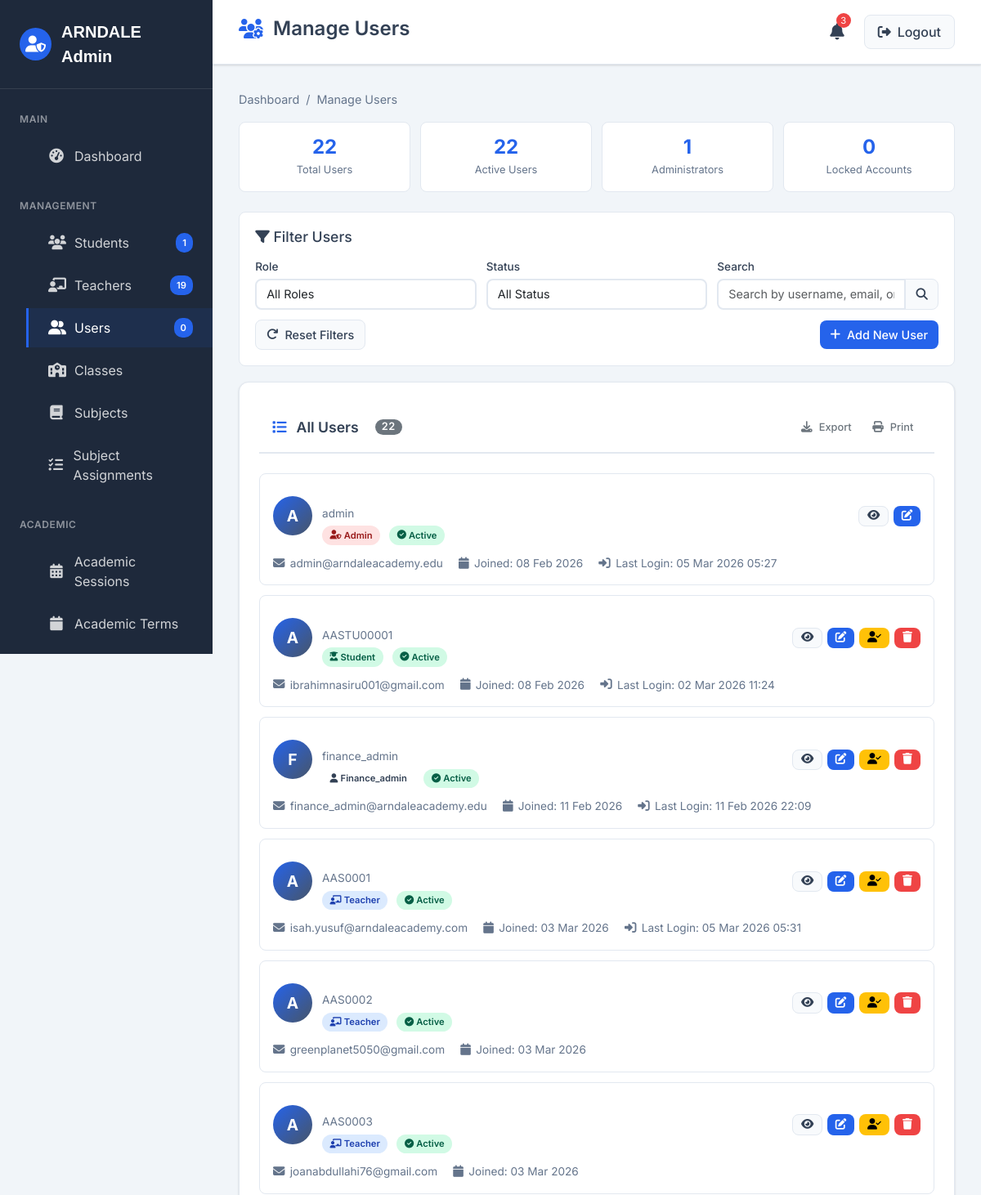
Page /admin/users (signed in, upper part) on the earlier database version.
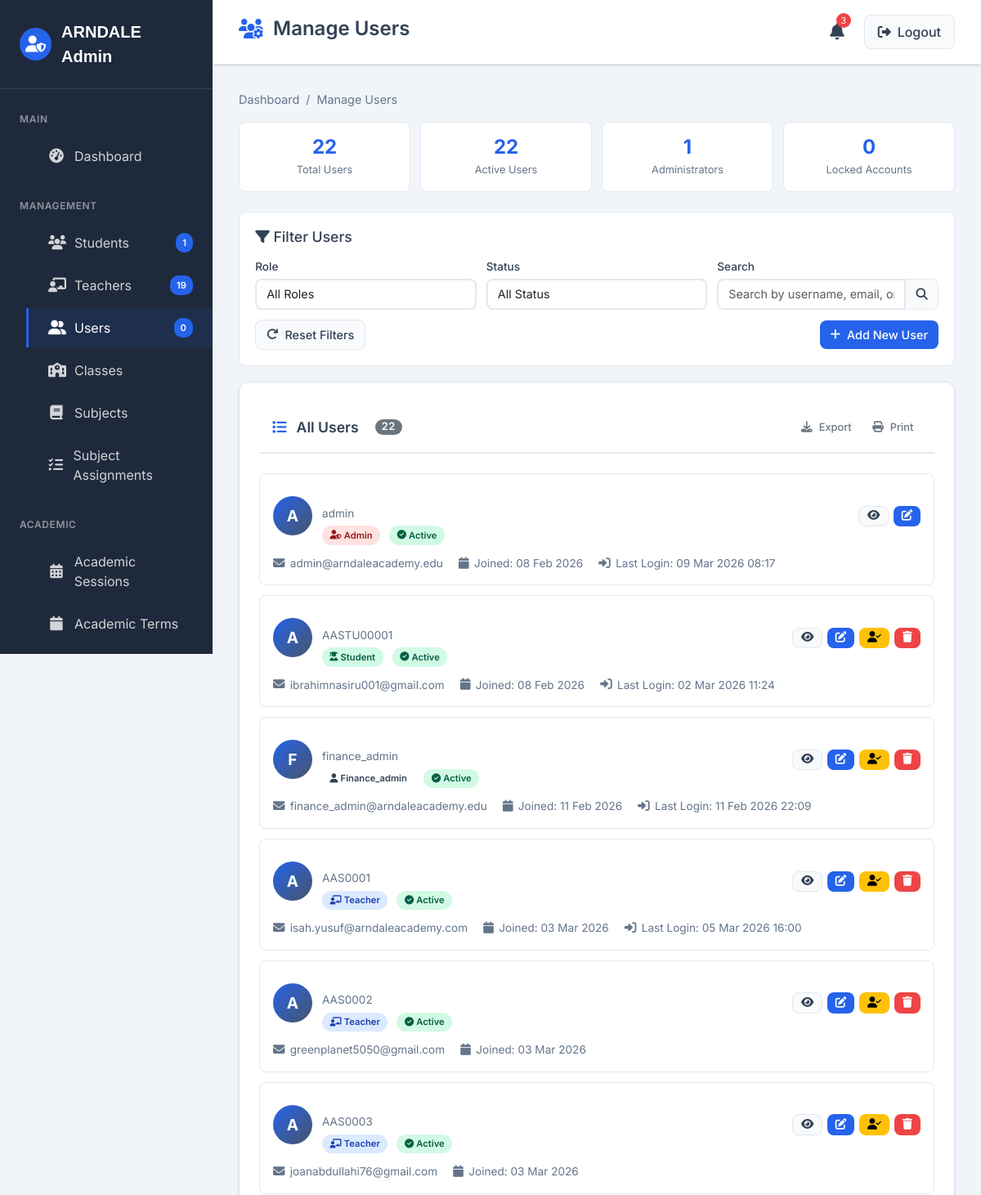
Same page on the later database version.
### models.py (models this page shows, shortened)
class User(db.Model, UserMixin):
    __tablename__ = 'users'
    id = db.Column(db.String(36), primary_key=True, default=lambda: str(uuid.uuid4()))
    username = db.Column(db.String(80), unique=True, nullable=False)
    email = db.Column(db.String(120), unique=True, nullable=False)
    password_hash = db.Column(db.String(200), nullable=False)
    role = db.Column(db.String(20), nullable=False)  # admin, teacher, student, parent
    is_active = db.Column(db.Boolean, default=True)
    created_at = db.Column(db.DateTime(timezone=True), default=datetime.now(timezone.utc))
    failed_login_attempts = db.Column(db.Integer, default=0)
    locked_until = db.Column(db.DateTime(timezone=True))
    last_login = db.Column(db.DateTime(timezone=True))
    student_profile = db.relationship('Student', back_populates='user', uselist=False, cascade='all, delete-orphan')
    teacher_profile = db.relationship('Teacher', back_populates='user', uselist=False, cascade='all, delete-orphan')
    parent_profile = db.relationship('Parent', back_populates='user', uselist=False, cascade='all, delete-orphan')
    audit_logs = db.relationship('AuditLog', back_populates='user', cascade='all, delete-orphan')
    security_logs = db.relationship('SecurityLog', back_populates='user', cascade='all, delete-orphan')
    generated_reports = db.relationship('ReportCard', back_populates='generator', foreign_keys='ReportCard.generated_by')

### routes/admin_routes.py (the view)
@admin_bp.route('/users')
@login_required
@admin_required
def manage_users():
    users = User.query.all()
    total_users = len(users)
    active_users = sum(1 for user in users if user.is_active)
    admin_count = sum(1 for user in users if user.role == 'admin')
    from datetime import datetime, timezone
    now = datetime.now(timezone.utc)
    locked_users = sum(1 for user in users if user.locked_until and user.locked_until > now)
    user_data = []
    for user in users:
        user_dict = {
            'id': user.id,
            'username': user.username,
            'email': user.email,
            'role': user.role,
            'is_active': user.is_active,
            'created_at': user.created_at,
            'last_login': user.last_login,
            'failed_login_attempts': user.failed_login_attempts,
            'locked_until': user.locked_until,
            'is_locked': user.locked_until and user.locked_until > now,
            'profile_name': get_user_profile_name(user)
        }
        user_data.append(user_dict)
    return render_template('admin/users.html',
                         users=user_data,
                         total_users=total_users,
                         active_users=active_users,
                         admin_count=admin_count,
                         locked_users=locked_users)

### templates/admin/users.html (shortened to what this page needs)
<!DOCTYPE html>
{% extends "admin/admin_base.html" %}
{% block page_title %}
<h1><i class="fas fa-users-cog"></i> Manage Users</h1>
{% endblock %}
{% block breadcrumb %}
<span class="separator">/</span>
<span>Manage Users</span>
{% endblock %}
{% block content %}
<div class="stats-summary">
    <div class="stat-item">
        <h4>{{ total_users }}</h4>
        <p>Total Users</p>
    </div>
    <div class="stat-item">
        <h4>{{ active_users }}</h4>
        <p>Active Users</p>
    </div>
    <div class="stat-item">
        <h4>{{ admin_count }}</h4>
        <p>Administrators</p>
    </div>
    <div class="stat-item">
        <h4>{{ locked_users }}</h4>
        <p>Locked Accounts</p>
    </div>
</div>
<div class="filters-container">
    <h4 class="mb-3"><i class="fas fa-filter"></i> Filter Users</h4>
    <div class="filter-row">
        <div class="filter-group">
            <label class="form-label">Role</label>
            <select class="form-control" id="filterRole">
                <option value="">All Roles</option>
            </select>
        </div>
        <div class="filter-group">
            <label class="form-label">Status</label>
            <select class="form-control" id="filterStatus">
                <option value="">All Status</option>
            </select>
        </div>
        <div class="filter-group">
            <label class="form-label">Search</label>
            <div class="input-group">
                <input type="text" class="form-control" id="searchInput" placeholder="Search by username, email, or name...">
                <button class="btn btn-secondary" id="searchBtn">
                    <i class="fas fa-search"></i>
                </button>
            </div>
        </div>
    </div>
    <div class="d-flex justify-content-between align-items-center">
        <div>
            <button class="btn btn-secondary" id="resetFiltersBtn">
                <i class="fas fa-redo"></i> Reset Filters
            </button>
        </div>
        <button class="btn btn-primary" id="addUserBtn">
            <i class="fas fa-plus"></i> Add New User
        </button>
    </div>
</div>
<div class="admin-card">
    <div class="card-header">
        <h3 class="card-title">
            <i class="fas fa-list"></i> All Users
            <span class="badge bg-secondary ms-2" id="userCount">{{ total_users }}</span>
        </h3>
        <div class="action-buttons">
            <button class="btn btn-outline-secondary" id="exportBtn">
                <i class="fas fa-download"></i> Export
            </button>
            <button class="btn btn-outline-secondary" id="printBtn">
                <i class="fas fa-print"></i> Print
            </button>
        </div>
    </div>
    {% if users %}
    <div id="usersList">
        {% for user in users %}
        <div class="user-card" data-role="{{ user.role }}"
             data-status="{{ 'active' if user.is_active else 'inactive' }}"
             data-locked="{{ 'true' if user.is_locked else 'false' }}">
            <div class="user-header">
                <div class="user-info">
                    <div class="user-avatar">
                        {{ user.username[0]|upper }}
                    </div>
                    <div class="user-details">
                        <h4>{{ user.profile_name }}</h4>
                        <div class="user-username">{{ user.username }}</div>
                        <div>
                            <span class="role-badge role-{{ user.role }}">
                                <i class="fas fa-{{ 'user-shield' if user.role == 'admin' else 'chalkboard-teacher' if user.role == 'teacher' else 'user-graduate' if user.role == 'student' else 'user-friends' if user.role == 'parent' else 'user' }}"></i>
                                {{ user.role|title }}
                            </span>
                            <span class="status-badge status-{{ 'active' if user.is_active else 'inactive' }}">
                                <i class="fas fa-{{ 'check-circle' if user.is_active else 'times-circle' }}"></i>
                                {{ 'Active' if user.is_active else 'Inactive' }}
                            </span>
                        </div>
                    </div>
                </div>
                <div class="action-buttons">
                    <button class="btn btn-sm btn-secondary view-user-btn"
                            data-id="{{ user.id }}"
                            title="View Details">
                        <i class="fas fa-eye"></i>
                    </button>
                    <button class="btn btn-sm btn-primary edit-user-btn"
                            data-id="{{ user.id }}"
                            title="Edit User">
                        <i class="fas fa-edit"></i>
                    </button>
                    {% if user.id != current_user.id %}
                    <button class="btn btn-sm btn-{{ 'warning' if user.is_active else 'success' }} toggle-user-btn"
                            data-id="{{ user.id }}"
                            data-active="{{ 'true' if user.is_active else 'false' }}"
                            title="{{ 'Deactivate' if user.is_active else 'Activate' }} User">
                        <i class="fas fa-user-{{ 'check' if user.is_active else 'times' }}"></i>
                    </button>
                    <button class="btn btn-sm btn-danger delete-user-btn"
                            data-id="{{ user.id }}"
                            data-username="{{ user.username }}"
                            title="Delete User">
                        <i class="fas fa-trash"></i>
                    </button>
                    {% endif %}
                </div>
            </div>
            <div class="user-meta">
                <div class="meta-item">
                    <i class="fas fa-envelope"></i>
                    <span>{{ user.email or 'No email' }}</span>
                </div>
                <div class="meta-item">
                    <i class="fas fa-calendar"></i>
                    <span>Joined: {{ user.created_at.strftime('%d %b %Y') if user.created_at else 'Unknown' }}</span>
                </div>
                {% if user.last_login %}
                <div class="meta-item">
                    <i class="fas fa-sign-in-alt"></i>
                    <span>Last Login: {{ user.last_login.strftime('%d %b %Y %H:%M') }}</span>
                </div>
                {% endif %}
            </div>
        </div>
        {% endfor %}
    </div>
    {% endif %}
</div>
{% endblock %}

### templates/admin/admin_base.html (shortened to what this page needs)
<!DOCTYPE html>
<html lang="en">
<head>
    <link rel="stylesheet" href="https://cdnjs.cloudflare.com/ajax/libs/normalize/8.0.1/normalize.min.css">
    <link rel="stylesheet" href="https://cdn.jsdelivr.net/npm/bootstrap-icons@1.11.3/font/bootstrap-icons.css">
    <link rel="stylesheet" href="https://cdnjs.cloudflare.com/ajax/libs/font-awesome/6.5.1/css/all.min.css">
    <link href="https://cdn.jsdelivr.net/npm/bootstrap@5.3.3/dist/css/bootstrap.min.css" rel="stylesheet">
</head>
<body>
    <div class="admin-container">
        <aside class="admin-sidebar" id="adminSidebar">
            <div class="sidebar-header">
                <div class="sidebar-logo">
                    <div class="logo-icon">
                        <i class="fas fa-user-shield"></i>
                    </div>
                    <div class="logo-text">ARNDALE Admin</div>
                </div>
            </div>
            <nav class="sidebar-menu">
                <div class="menu-title">Main</div>
                <ul class="menu-list">
                    <li class="menu-item">
                        <a href="{{ url_for('admin.dashboard') }}" class="menu-link {% if request.endpoint == 'admin.dashboard' %}active{% endif %}">
                            <i class="fas fa-tachometer-alt"></i>
                            <span>Dashboard</span>
                        </a>
                    </li>
                </ul>
                <div class="menu-title">Management</div>
                <ul class="menu-list">
                    <li class="menu-item">
                        <a href="{{ url_for('admin.manage_students') }}" class="menu-link {% if request.endpoint == 'admin.manage_students' %}active{% endif %}">
                            <i class="fas fa-users"></i>
                            <span>Students</span>
                            <span class="menu-badge" id="studentCount">0</span>
                        </a>
                    </li>
                    <li class="menu-item">
                        <a href="{{ url_for('admin.manage_teachers') }}" class="menu-link {% if request.endpoint == 'admin.manage_teachers' %}active{% endif %}">
                            <i class="fas fa-chalkboard-teacher"></i>
                            <span>Teachers</span>
                            <span class="menu-badge" id="teacherCount">0</span>
                        </a>
                    </li>
                    <li class="menu-item">
                        <a href="{{ url_for('admin.manage_users') }}" class="menu-link {% if request.endpoint == 'admin.manage_users' %}active{% endif %}">
                            <i class="fas fa-user-friends"></i>
                            <span>Users</span>
                            <span class="menu-badge" id="userCount">0</span>
                        </a>
                    </li>
                    <li class="menu-item">
                        <a href="{{ url_for('admin.manage_classes') }}" class="menu-link {% if request.endpoint == 'admin.manage_classes' %}active{% endif %}">
                            <i class="fas fa-school"></i>
                            <span>Classes</span>
                        </a>
                    </li>
                    <li class="menu-item">
                        <a href="{{ url_for('admin.manage_subjects') }}" class="menu-link {% if request.endpoint == 'admin.manage_subjects' %}active{% endif %}">
                            <i class="fas fa-book"></i>
                            <span>Subjects</span>
                        </a>
                    </li>
                    <li class="menu-item">
                        <a href="{{ url_for('admin.manage_subject_assignments') }}" class="menu-link {% if request.endpoint == 'admin.manage_subject_assignments' %}active{% endif %}">
                            <i class="fas fa-tasks"></i>
                            <span>Subject Assignments</span>
                        </a>
                    </li>
                </ul>
                <div class="menu-title">Academic</div>
                <ul class="menu-list">
                    <li class="menu-item">
                        <a href="{{ url_for('admin.manage_academic_sessions') }}" class="menu-link {% if request.endpoint == 'admin.manage_academic_sessions' %}active{% endif %}">
                            <i class="fas fa-calendar-alt"></i>
                            <span>Academic Sessions</span>
                        </a>
                    </li>
                    <li class="menu-item">
                        <a href="{{ url_for('admin.manage_academic_terms') }}" class="menu-link {% if request.endpoint == 'admin.manage_academic_terms' %}active{% endif %}">
                            <i class="fas fa-calendar"></i>
                            <span>Academic Terms</span>
                        </a>
                    </li>
                    <li class="menu-item">
                        <a href="{{ url_for('admin.assessment_approvals') }}" class="menu-link {% if request.endpoint == 'admin.assessment_approvals' %}active{% endif %}">
                        </a>
                    </li>
                </ul>
            </nav>
        </aside>
        <main class="admin-main">
            <header class="admin-header">
                <div class="header-content">
                    <div class="header-left">
                        <div class="header-title">
                            {% block page_title %}{% endblock %}
                        </div>
                    </div>
                    <div class="header-actions">
                        <button class="notification-btn" id="notificationBtn">
                            <i class="fas fa-bell"></i>
                            <span class="notification-badge">3</span>
                        </button>
                        <a href="{{ url_for('auth.logout') }}" class="logout-btn">
                            <i class="fas fa-sign-out-alt"></i>
                            Logout
                        </a>
                    </div>
                </div>
            </header>
            <div class="admin-content">
                <div class="breadcrumb">
                    <a href="{{ url_for('admin.dashboard') }}">Dashboard</a>
                    {% block breadcrumb %}{% endblock %}
                </div>
                {% block content %}{% endblock %}
            </div>
        </main>
    </div>
</body>
</html>

Differences in the rows shown:
changed User "admin": last_login "05 Mar 2026 05:27" → "09 Mar 2026 08:17"
changed User "AAS0001": last_login "05 Mar 2026 05:31" → "05 Mar 2026 16:00"
